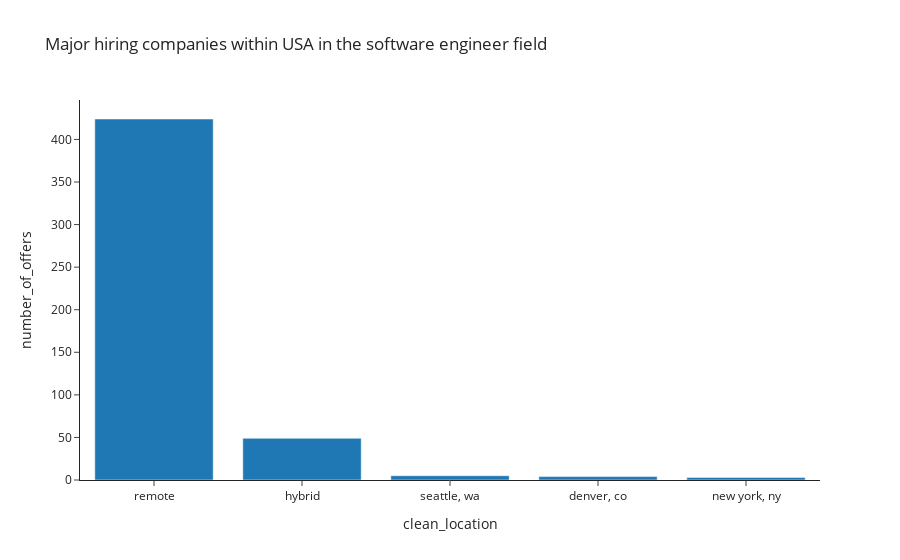

Here is the notebook cell this chart was saved with:
### Code cell
request_location_df = major_locations.reset_index()
request_mj_locations = request_location_df[(request_location_df['country'] == country_of_interest) & (request_location_df['job_field'] == job_field_of_interest) ]

px.bar(request_mj_locations,
        x='clean_location', y='number_of_offers', 
        title=f'Major hiring companies within {country_of_interest} in the {job_field_of_interest} field',
        template='simple_white')

### Figure 1 — Plotly figure (JSON) as saved in the notebook; plotly's stock layout.template omitted (floating-point values rounded to 4 significant figures)
{"data": [{"alignmentgroup": "True", "hovertemplate": "clean_location=%{x}<br>number_of_offers=%{y}<extra></extra>", "legendgroup": "", "marker": {"color": "#1F77B4", "pattern": {"shape": ""}}, "name": "", "offsetgroup": "", "orientation": "v", "showlegend": false, "textposition": "auto", "type": "bar", "x": ["remote", "hybrid", "seattle, wa", "denver, co", "new york, ny"], "xaxis": "x", "y": [424, 49, 5, 4, 3], "yaxis": "y"}], "layout": {"barmode": "relative", "legend": {"tracegroupgap": 0}, "title": {"text": "Major hiring companies within USA in the software engineer field"}, "xaxis": {"anchor": "y", "domain": [0, 1], "title": {"text": "clean_location"}}, "yaxis": {"anchor": "x", "domain": [0, 1], "title": {"text": "number_of_offers"}}}}
